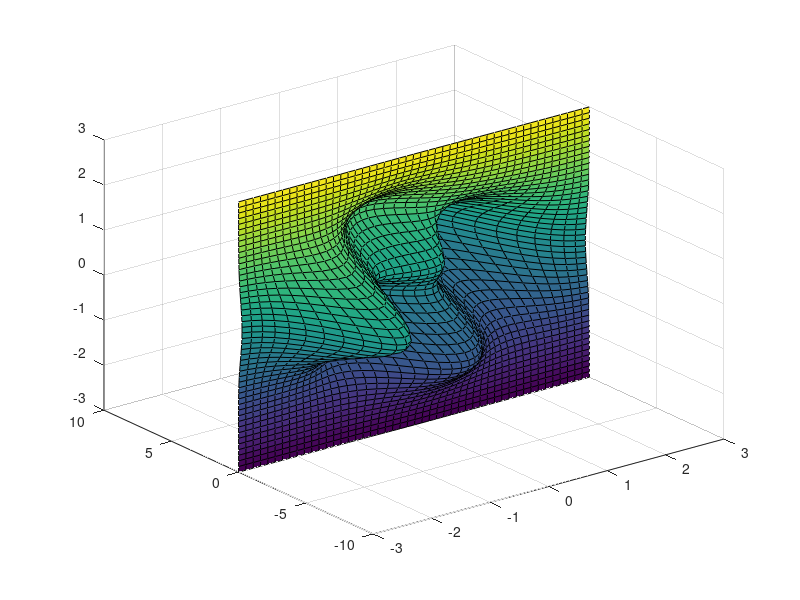

Write MATLAB code to recreate this figure.
function result = test_surf_002
result = false;
a = figure;
h = gca;
[z,x,y] = peaks;
surf(h,x,y,z);
drawnow;
close(a);
result = true;
